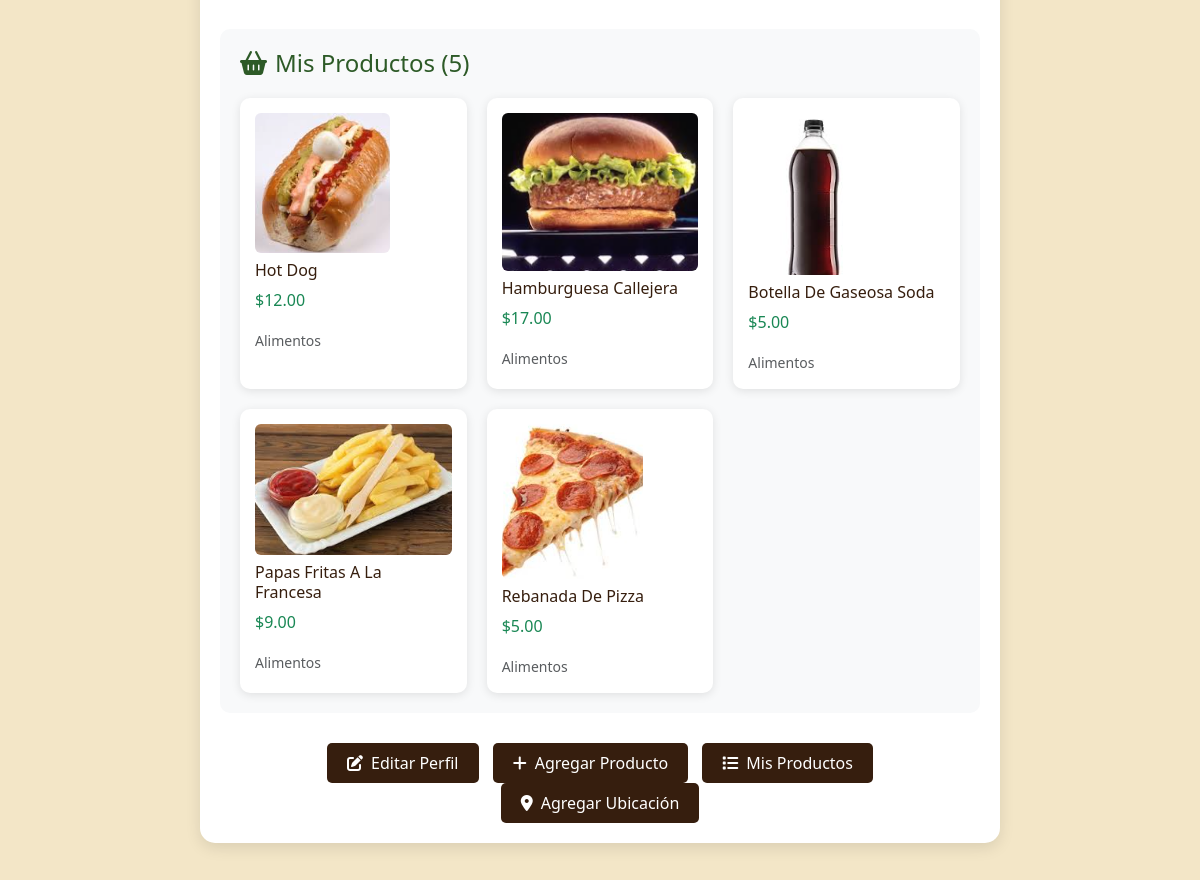
The page /cuentas/perfil/vendedor/ (signed in, middle part) on the database as committed earlier.
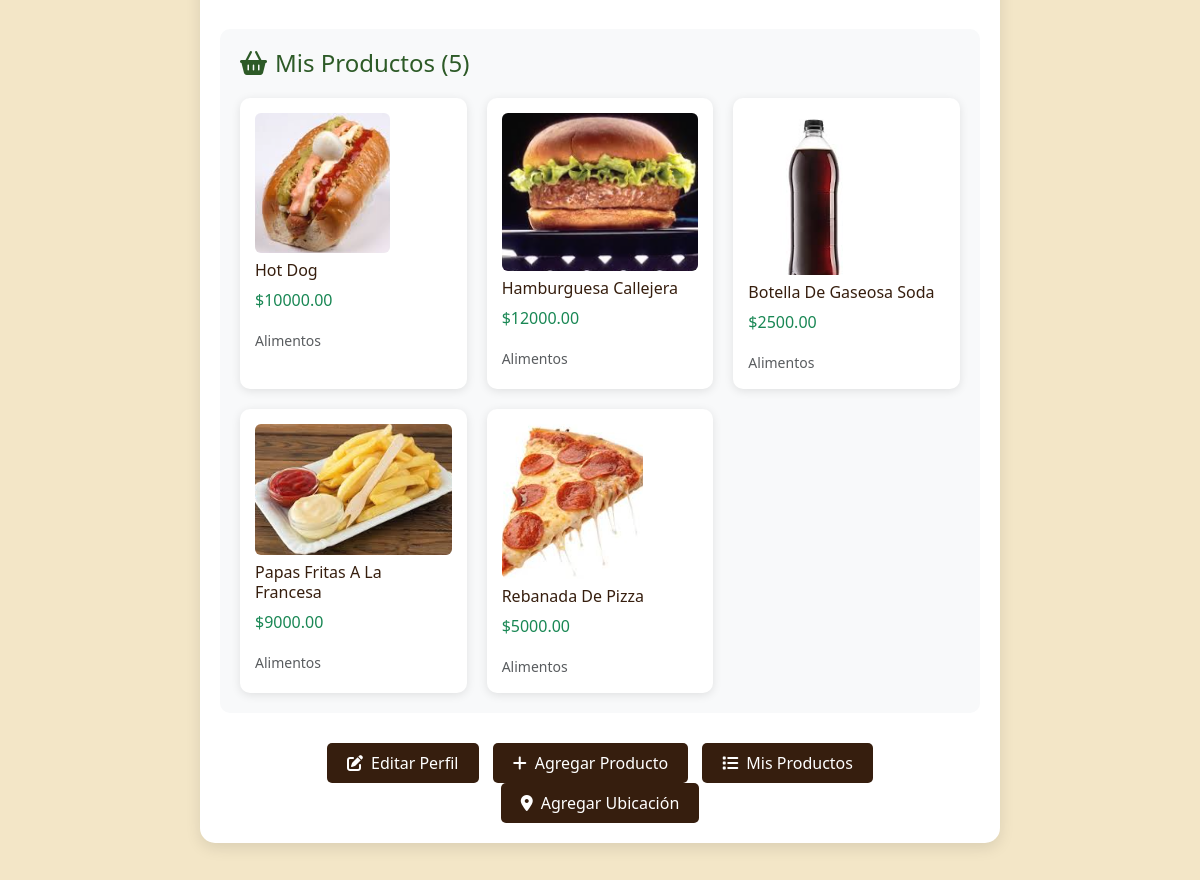
The same page on the database as committed later.
### productos/models.py (models this page shows, shortened)
class Producto(models.Model):
    vendedor = models.ForeignKey("cuentas.CuentaVendedor", on_delete=models.CASCADE)
    nombre = models.CharField(max_length=100)
    descripcion = models.TextField()
    precio = models.DecimalField(max_digits=10, decimal_places=2)
    stock = models.IntegerField()
    categoria = models.CharField(max_length=50)
    imagen = models.ImageField(upload_to='productos/', blank=True, null=True, default='default.jpg')

### cuentas/views.py (the view)
# urls.py: path('perfil/vendedor/', views.PerfilVendedorView.as_view(), name='perfil_vendedor'),
class PerfilVendedorView(LoginRequiredMixin, DetailView):
    model = CuentaVendedor
    template_name = 'cuentas/perfil_vendedor.html'
    context_object_name = 'cuenta'
    def get_object(self):
        return self.request.user.cuentavendedor
    def get_context_data(self, **kwargs):
        context = super().get_context_data(**kwargs)
        context['ubicaciones'] = self.object.ubicacionvendedor_set.all()
        context['productos'] = self.object.producto_set.all()
        return context

### cuentas/templates/cuentas/perfil_vendedor.html (shortened to what this page needs)
{% extends 'base.html' %}
{% block extra_css %}
{% load static %}
<link rel="stylesheet" href="{% static 'css/home.css' %}">
<link rel="stylesheet" href="{% static 'cuentas/css/perfiles.css' %}">
{% endblock %}
{% block content %}
<div class="container">
    <div class="perfil-container">
        {% if productos %}
        <div class="info-section">
            <h4><i class="fas fa-shopping-basket me-2"></i>Mis Productos ({{ productos.count }})</h4>
            <div class="productos-grid">
                {% for producto in productos %}
                <div class="producto-card">
                    {% if producto.imagen %}
                    <img src="{{ producto.imagen.url }}" alt="{{ producto.nombre }}" class="img-fluid rounded mb-2">
                    {% endif %}
                    <h6>{{ producto.nombre }}</h6>
                    <p class="text-success">${{ producto.precio }}</p>
                    <small class="text-muted">{{ producto.categoria }}</small>
                </div>
                {% endfor %}
            </div>
        </div>
        {% endif %}
        <div class="text-center mt-4">
            <a href="{% url 'cuentas:editar_perfil_vendedor' %}" class="btn-editar">
                <i class="fas fa-edit me-2"></i>Editar Perfil
            </a>
            <a href="{% url 'productos:crear_producto' %}" class="btn-editar">
                <i class="fas fa-plus me-2"></i>Agregar Producto
            </a>
            <a href="{% url 'productos:mis_productos' %}" class="btn-editar">
                <i class="fas fa-list me-2"></i>Mis Productos
            </a>
            <a href="{% url 'cuentas:agregar_ubicacion' %}" class="btn-editar">
                <i class="fas fa-map-marker-alt me-2"></i>Agregar Ubicación
            </a>
        </div>
    </div>
</div>
{% endblock %}

Rows that differ between the two databases and show on the page:
changed Producto "Hot Dog": precio "12.00" → "10000.00"
changed Producto "Hamburguesa Callejera": precio "17.00" → "12000.00"
changed Producto "Botella De Gaseosa Soda": precio "5.00" → "2500.00"
changed Producto "Papas Fritas A La Francesa": precio "9.00" → "9000.00"
changed Producto "Rebanada De Pizza": precio "5.00" → "5000.00"
